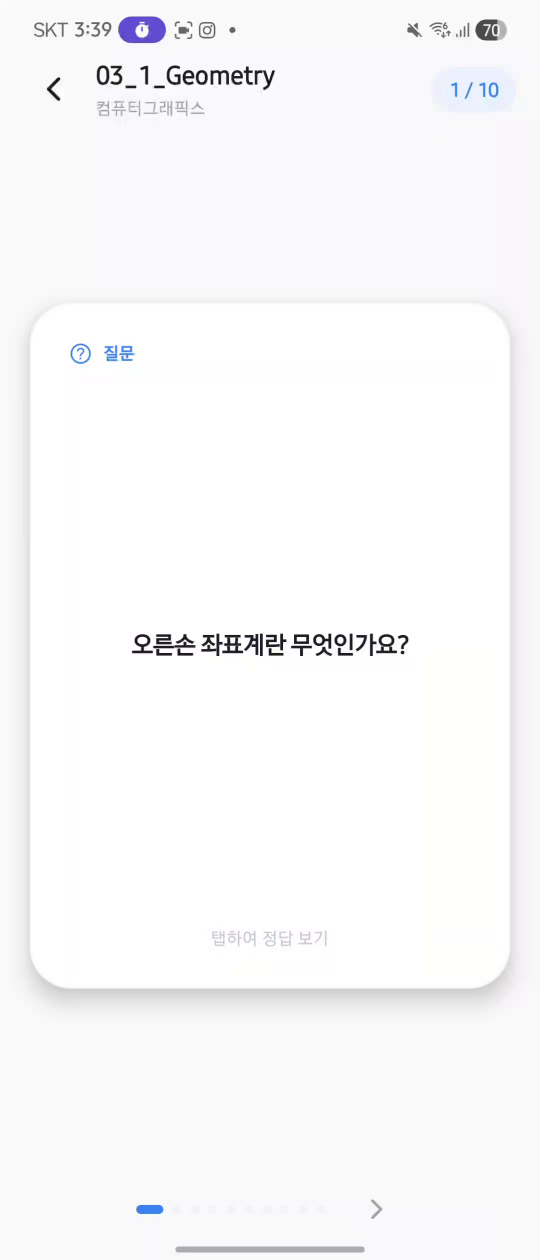
#> input picture tests/frame_000.png, 1080 x 2520 px, given in place of learnus_feature_bg_1773477248166.png, which was not available (shown at 1/2 size); the run also reads 1 picture not shown here
$ python generate_hybrid_graphic.py   (older library calls are emulated)
#> lines starting #> are read from the running program, lines starting #| are printed output that depends on the picture; pictures that were not available may be replaced by others from this repository, and a replacement may not be noted
from PIL import Image, ImageDraw, ImageFont
import os

bg_path = r"C:\Users\birke\.gemini\antigravity\brain\67a9700b-9b31-4e41-a148-54d8fd7d46ed\learnus_feature_bg_1773477248166.png"
icon_path = r"c:\Users\birke\OneDrive\Desktop\projects\learnus_connect\learnus-app\assets\icon.png"
out_path = r"c:\Users\birke\OneDrive\Desktop\projects\learnus_connect\learnus-app\assets\feature_graphic.png"

def create_hybrid_graphic():
    target_width, target_height = 1024, 500
    text = "LearnUs Connect"

    try:
        # 1. Load and prepare AI background
        bg = Image.open(bg_path).convert("RGBA")

        # Calculate aspect ratio for cropping
        bg_ratio = bg.width / bg.height
#> bg_ratio = 0.429
        target_ratio = target_width / target_height

        if bg_ratio > target_ratio:
            new_height = target_height
            new_width = int(new_height * bg_ratio)
        else:
            new_width = target_width
            new_height = int(new_width / bg_ratio)
#> new_height = 2389

        try:
            resample = Image.Resampling.LANCZOS
        except AttributeError:
            resample = Image.ANTIALIAS

        bg = bg.resize((new_width, new_height), resample)
#> bg: PIL image 1024x2389 RGBA
        left = (new_width - target_width) / 2
        top = (new_height - target_height) / 2
#> top = 944.5
        right = (new_width + target_width) / 2
        bottom = (new_height + target_height) / 2
#> bottom = 1444.5

        img = bg.crop((left, top, right, bottom)).convert("RGBA")
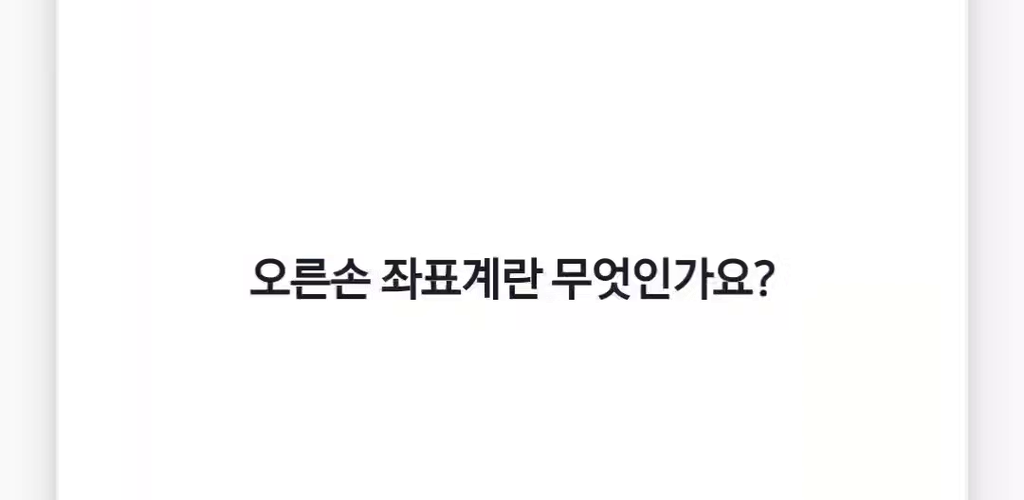
#> img: PIL image 1024x500 RGBA; mean R, G, B, A 249.9, 249.6, 249.8, 255

        # 2. Add a very subtle dark overlay to make text pop more
        overlay = Image.new('RGBA', img.size, (0, 0, 0, 60))
        img = Image.alpha_composite(img, overlay)
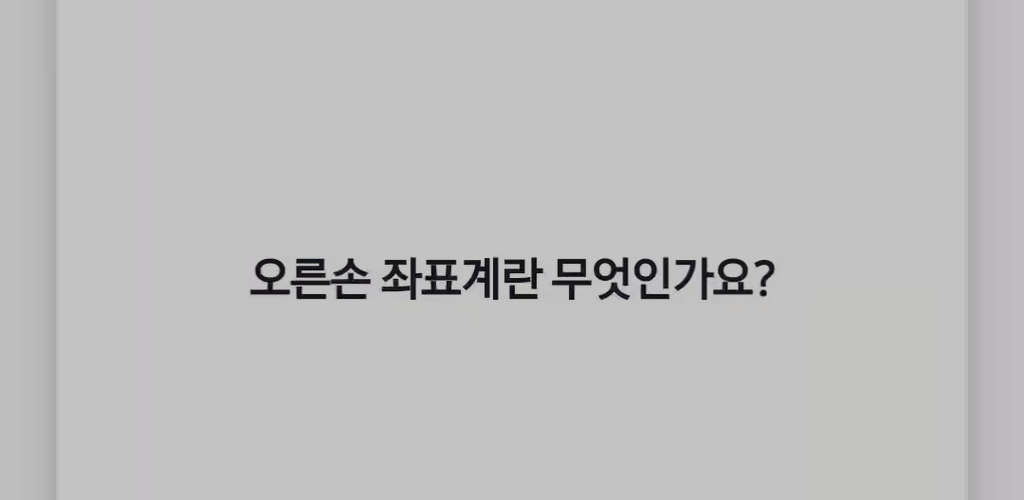
#> img: PIL image 1024x500 RGBA; mean R, G, B, A 191.1, 190.9, 191.1, 255

        # 3. Load and resize icon
        icon = Image.open(icon_path).convert("RGBA")
        icon_size = 320
        icon_resized = icon.resize((icon_size, icon_size), resample)
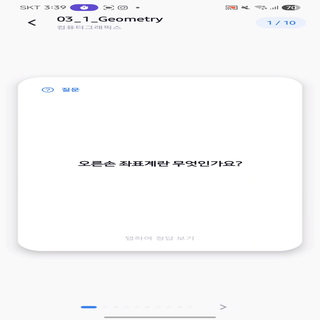
#> icon_resized: PIL image 320x320 RGBA; mean R, G, B, A 248.7, 248.6, 249.2, 255

        # 4. Prepare text
        draw = ImageDraw.Draw(img)
        fonts_to_try = [
            r"C:\Windows\Fonts\segoeuib.ttf",
            r"C:\Windows\Fonts\arialbd.ttf",
        ]
        font = None
        for font_path in fonts_to_try:
            if os.path.exists(font_path):
                font = ImageFont.truetype(font_path, 80)
                break

        if font is None:
            font = ImageFont.load_default()

        try:
            left_box, top_box, right_box, bottom_box = draw.textbbox((0, 0), text, font=font)
#> left_box = 0; top_box = 2; right_box = 81; bottom_box = 10
            text_width = right_box - left_box
#> text_width = 81
            text_height = bottom_box - top_box
#> text_height = 8
        except AttributeError:
            text_width, text_height = draw.textsize(text, font=font)

        # 5. Composite everything
        padding = 50
        total_content_width = icon_size + padding + text_width
#> total_content_width = 451

        start_x = int((target_width - total_content_width) // 2)
#> start_x = 286
        icon_y = int((target_height - icon_size) // 2)
        text_y = int((target_height - text_height) // 2) - 10
#> text_y = 236

        # Paste icon
        img.paste(icon_resized, (start_x, icon_y), icon_resized)
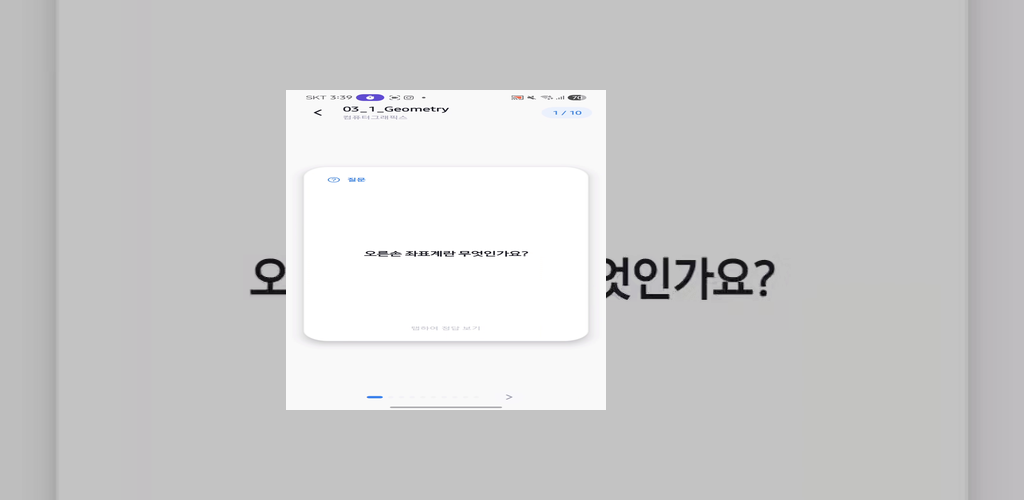
#> img: PIL image 1024x500 RGBA; mean R, G, B, A 203.6, 203.4, 203.6, 255

        # Draw text shadow for depth
        shadow_offset = 3
        draw.text((start_x + icon_size + padding + shadow_offset, text_y + shadow_offset), text, fill=(0,0,0,128), font=font)
        # Draw actual text
        draw.text((start_x + icon_size + padding, text_y), text, fill="white", font=font)

        # Save as final RGB image
        img.convert("RGB").save(out_path, quality=100)
        print(f"Successfully generated hybrid HD graphic at {out_path}")

    except Exception as e:
        print(f"Error: {e}")

if __name__ == "__main__":
    create_hybrid_graphic()
